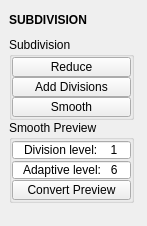
<?xml version="1.0" encoding="UTF-8"?>
<ui version="4.0">
 <class>QtUi</class>
 <widget class="QMainWindow" name="QtUi">
  <property name="enabled">
   <bool>true</bool>
  </property>
  <property name="geometry">
   <rect>
    <x>0</x>
    <y>0</y>
    <width>147</width>
    <height>226</height>
   </rect>
  </property>
  <property name="minimumSize">
   <size>
    <width>0</width>
    <height>0</height>
   </size>
  </property>
  <property name="maximumSize">
   <size>
    <width>999</width>
    <height>999</height>
   </size>
  </property>
  <property name="windowTitle">
   <string>Toolkit</string>
  </property>
  <property name="tabShape">
   <enum>QTabWidget::Triangular</enum>
  </property>
  <property name="dockNestingEnabled">
   <bool>true</bool>
  </property>
  <property name="dockOptions">
   <set>QMainWindow::AllowNestedDocks|QMainWindow::AllowTabbedDocks|QMainWindow::AnimatedDocks|QMainWindow::ForceTabbedDocks</set>
  </property>
  <widget class="QWidget" name="main_widget">
   <layout class="QVBoxLayout" name="verticalLayout_2">
    <item>
     <widget class="DraggableHeader" name="draggableHeader">
      <property name="minimumSize">
       <size>
        <width>0</width>
        <height>22</height>
       </size>
      </property>
      <property name="maximumSize">
       <size>
        <width>125</width>
        <height>22</height>
       </size>
      </property>
      <property name="font">
       <font>
        <weight>75</weight>
        <bold>true</bold>
       </font>
      </property>
      <property name="text">
       <string>SUBDIVISION</string>
      </property>
     </widget>
    </item>
    <item>
     <layout class="QVBoxLayout" name="verticalLayout">
      <property name="spacing">
       <number>0</number>
      </property>
      <item>
       <widget class="QGroupBox" name="subdivision">
        <property name="minimumSize">
         <size>
          <width>125</width>
          <height>0</height>
         </size>
        </property>
        <property name="maximumSize">
         <size>
          <width>125</width>
          <height>999</height>
         </size>
        </property>
        <property name="title">
         <string>Subdivision</string>
        </property>
        <layout class="QVBoxLayout" name="verticalLayout_3">
         <property name="spacing">
          <number>0</number>
         </property>
         <property name="leftMargin">
          <number>0</number>
         </property>
         <property name="topMargin">
          <number>0</number>
         </property>
         <property name="rightMargin">
          <number>0</number>
         </property>
         <property name="bottomMargin">
          <number>0</number>
         </property>
         <item>
          <widget class="QPushButton" name="b005">
           <property name="enabled">
            <bool>true</bool>
           </property>
           <property name="minimumSize">
            <size>
             <width>0</width>
             <height>20</height>
            </size>
           </property>
           <property name="maximumSize">
            <size>
             <width>999</width>
             <height>20</height>
            </size>
           </property>
           <property name="toolTip">
            <string>Reduce number of poliginal components for selected objects</string>
           </property>
           <property name="text">
            <string>Reduce</string>
           </property>
           <property name="iconSize">
            <size>
             <width>18</width>
             <height>18</height>
            </size>
           </property>
          </widget>
         </item>
         <item>
          <widget class="QPushButton" name="b008">
           <property name="enabled">
            <bool>true</bool>
           </property>
           <property name="minimumSize">
            <size>
             <width>0</width>
             <height>20</height>
            </size>
           </property>
           <property name="maximumSize">
            <size>
             <width>999</width>
             <height>20</height>
            </size>
           </property>
           <property name="toolTip">
            <string>Tesselate modifier</string>
           </property>
           <property name="text">
            <string>Add Divisions</string>
           </property>
           <property name="iconSize">
            <size>
             <width>18</width>
             <height>18</height>
            </size>
           </property>
           <property name="balette" stdset="0">
            <palette>
             <active>
              <colorrole role="Base">
               <brush brushstyle="SolidPattern">
                <color alpha="255">
                 <red>255</red>
                 <green>255</green>
                 <blue>255</blue>
                </color>
               </brush>
              </colorrole>
             </active>
             <inactive>
              <colorrole role="Base">
               <brush brushstyle="SolidPattern">
                <color alpha="255">
                 <red>255</red>
                 <green>255</green>
                 <blue>255</blue>
                </color>
               </brush>
              </colorrole>
             </inactive>
             <disabled>
              <colorrole role="Base">
               <brush brushstyle="SolidPattern">
                <color alpha="255">
                 <red>255</red>
                 <green>85</green>
                 <blue>0</blue>
                </color>
               </brush>
              </colorrole>
             </disabled>
            </palette>
           </property>
          </widget>
         </item>
         <item>
          <widget class="QPushButton" name="b009">
           <property name="enabled">
            <bool>true</bool>
           </property>
           <property name="minimumSize">
            <size>
             <width>0</width>
             <height>20</height>
            </size>
           </property>
           <property name="maximumSize">
            <size>
             <width>999</width>
             <height>20</height>
            </size>
           </property>
           <property name="toolTip">
            <string>Smooth modifier</string>
           </property>
           <property name="text">
            <string>Smooth</string>
           </property>
           <property name="iconSize">
            <size>
             <width>18</width>
             <height>18</height>
            </size>
           </property>
          </widget>
         </item>
        </layout>
       </widget>
      </item>
      <item>
       <widget class="QGroupBox" name="gb000">
        <property name="minimumSize">
         <size>
          <width>125</width>
          <height>0</height>
         </size>
        </property>
        <property name="maximumSize">
         <size>
          <width>125</width>
          <height>999</height>
         </size>
        </property>
        <property name="title">
         <string>Smooth Preview</string>
        </property>
        <layout class="QVBoxLayout" name="verticalLayout_4">
         <property name="spacing">
          <number>0</number>
         </property>
         <property name="leftMargin">
          <number>0</number>
         </property>
         <property name="topMargin">
          <number>0</number>
         </property>
         <property name="rightMargin">
          <number>0</number>
         </property>
         <property name="bottomMargin">
          <number>0</number>
         </property>
         <item>
          <widget class="QSpinBox" name="s000">
           <property name="minimumSize">
            <size>
             <width>0</width>
             <height>20</height>
            </size>
           </property>
           <property name="maximumSize">
            <size>
             <width>999</width>
             <height>20</height>
            </size>
           </property>
           <property name="baseSize">
            <size>
             <width>0</width>
             <height>0</height>
            </size>
           </property>
           <property name="toolTip">
            <string>Smooth Preview: Division Level</string>
           </property>
           <property name="alignment">
            <set>Qt::AlignCenter</set>
           </property>
           <property name="buttonSymbols">
            <enum>QAbstractSpinBox::NoButtons</enum>
           </property>
           <property name="prefix">
            <string>Division level:    </string>
           </property>
           <property name="minimum">
            <number>0</number>
           </property>
           <property name="maximum">
            <number>10</number>
           </property>
           <property name="value">
            <number>1</number>
           </property>
          </widget>
         </item>
         <item>
          <widget class="QSpinBox" name="s001">
           <property name="minimumSize">
            <size>
             <width>0</width>
             <height>20</height>
            </size>
           </property>
           <property name="maximumSize">
            <size>
             <width>999</width>
             <height>20</height>
            </size>
           </property>
           <property name="baseSize">
            <size>
             <width>0</width>
             <height>0</height>
            </size>
           </property>
           <property name="toolTip">
            <string>Smooth Preview: Division Level</string>
           </property>
           <property name="alignment">
            <set>Qt::AlignCenter</set>
           </property>
           <property name="buttonSymbols">
            <enum>QAbstractSpinBox::NoButtons</enum>
           </property>
           <property name="prefix">
            <string>Adaptive level:   </string>
           </property>
           <property name="minimum">
            <number>0</number>
           </property>
           <property name="maximum">
            <number>10</number>
           </property>
           <property name="value">
            <number>6</number>
           </property>
          </widget>
         </item>
         <item>
          <widget class="QPushButton" name="b011">
           <property name="enabled">
            <bool>true</bool>
           </property>
           <property name="minimumSize">
            <size>
             <width>0</width>
             <height>20</height>
            </size>
           </property>
           <property name="maximumSize">
            <size>
             <width>999</width>
             <height>20</height>
            </size>
           </property>
           <property name="toolTip">
            <string>Convert smooth mesh preview to polygons</string>
           </property>
           <property name="text">
            <string>Convert Preview</string>
           </property>
           <property name="iconSize">
            <size>
             <width>18</width>
             <height>18</height>
            </size>
           </property>
          </widget>
         </item>
        </layout>
       </widget>
      </item>
      <item>
       <spacer name="verticalSpacer">
        <property name="orientation">
         <enum>Qt::Vertical</enum>
        </property>
        <property name="sizeHint" stdset="0">
         <size>
          <width>20</width>
          <height>40</height>
         </size>
        </property>
       </spacer>
      </item>
     </layout>
    </item>
   </layout>
  </widget>
 </widget>
 <customwidgets>
  <customwidget>
   <class>DraggableHeader</class>
   <extends>QLabel</extends>
   <header>draggableHeader.h</header>
  </customwidget>
 </customwidgets>
 <resources/>
 <connections/>
 <designerdata>
  <property name="gridDeltaX">
   <number>5</number>
  </property>
  <property name="gridDeltaY">
   <number>5</number>
  </property>
  <property name="gridSnapX">
   <bool>true</bool>
  </property>
  <property name="gridSnapY">
   <bool>true</bool>
  </property>
  <property name="gridVisible">
   <bool>true</bool>
  </property>
 </designerdata>
</ui>
